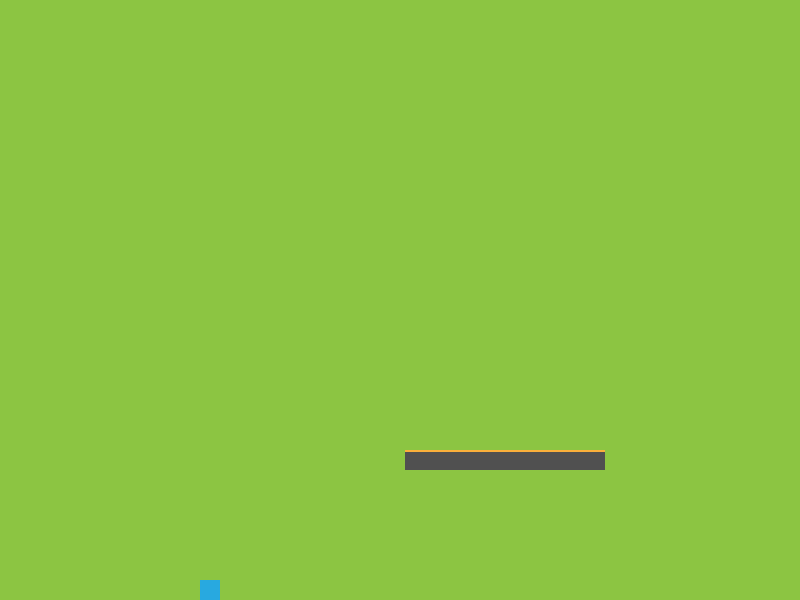
Frame 1 (no input)
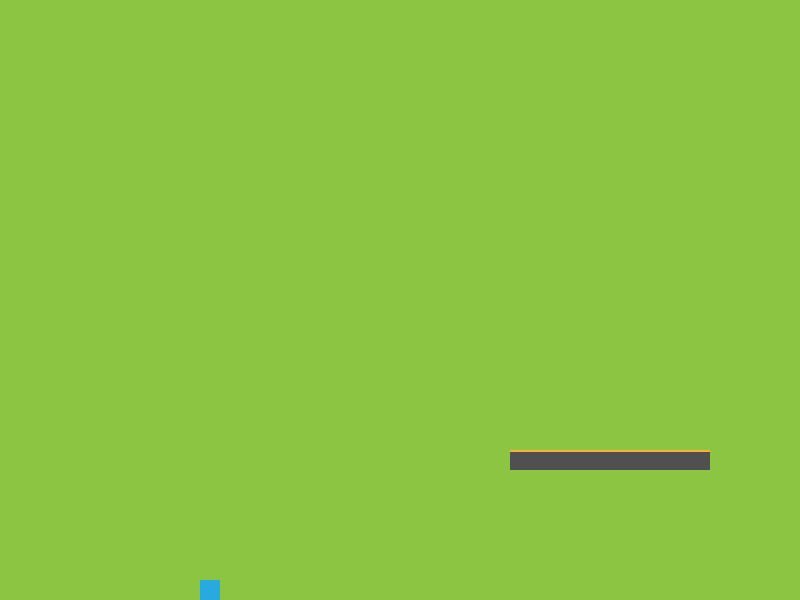
Frame 60 (no input)
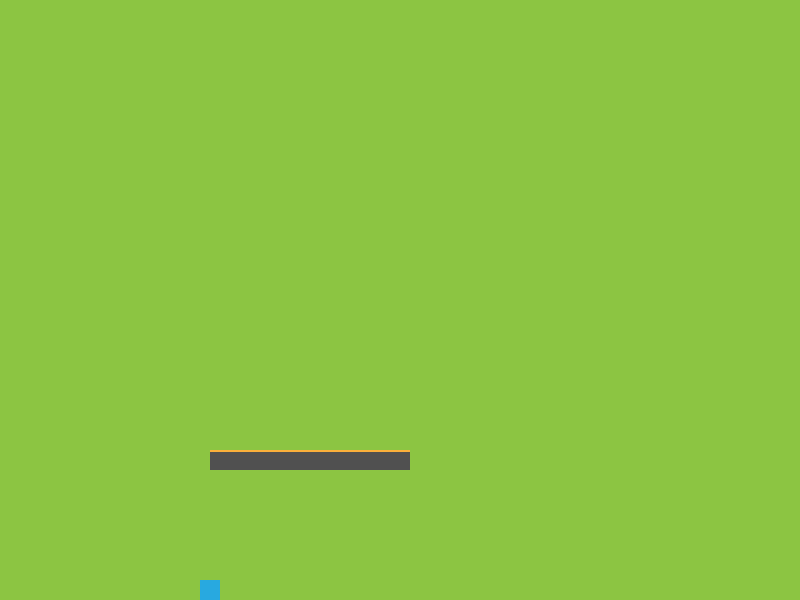
Frame 120 (the mouse pressed at the canvas centre since frame 60)

The p5.js sketch that drew these frames (run headless with seeded random() and noise() and a simulated clock; from frame 60 on, the mouse is pressed at the canvas centre):

// p5.js sketch
// ── sketch.js
// PLATFORMER LIBRARY

// Declare Global Variables
let player1, platform;

let GREY = 80;
let RED = "#bb2a27";
let GREEN = "#8cc542";
let BLUE = "#28a9e0";
let ORANGE = "#faaf3b";
let BROWN = "#aa6c39";

// SETUP FUNCTION - Runs once at beginning of program
function setup() {
    createCanvas(800, 600);
	
	// Initialize Global Variables
	initPlayer1();
	initPlatform();
}

// DRAW FUNCTION - Loops @ 60FPS by default
function draw() {
	// LOGIC
	player1.move();
	platform.move();
	
	// DRAW
    background(GREEN);
	player1.show();
	
	// Test Platform Library
	platform.show();
}

// EVENT FUNCTIONS
function keyPressed() {
	player1.jump();
}

// ── platform.js
function initPlatform() {
	// Initialize a Platform Object
	platform = {
		// Properties (STATE)
		x: 400,
		y: 450,
		w: 200,
		h: 20,
		col: GREY,
		topCol: ORANGE,
		xSpeed: 5,
		// Methods (Behaviour)
		show: function () {
			noStroke();
			// Main Platform
			fill(this.col);
			rect(this.x, this.y, this.w, this.h);
			// Platform Top
			fill(this.topCol);
			rect(this.x, this.y, this.w, 2);
		},
		move: function() {
			// Move & Bounce Horiz.
			this.x += this.xSpeed;
			if (this.x + this.w > width || this.x < 0) {
				this.xSpeed = -this.xSpeed;
			}
		}
	};
}
// ── player1.js
// Player 1 Functions
function initPlayer1() {
	player1 = {
		// Properties (State)
		x: 200,
		y: 580,
		w: 20,
		h: 20,
		xSpeed: 5,
		ySpeed: 0,
		a: 1,
		col: BLUE,
		// Methods (Behaviour)
		move: function () {
			// Move Horizontally on Key is Down
			if (keyIsDown(LEFT_ARROW)) {
				this.x += -this.xSpeed;
			} else if (keyIsDown(RIGHT_ARROW)) {
				this.x += this.xSpeed;
			}

			// Move Vertically - Gravity
			this.y += this.ySpeed; // Move Vertically
			this.ySpeed += this.a; // Apply Gravity
			if (this.y + this.h > height) {
				// Land on Ground
				this.y = height - this.h;
			}
		},
		show: function () {
			// Draw Player
			noStroke();
			fill(this.col);
			rect(this.x, this.y, this.w, this.h);
		},
		jump: function () {
			// Jump on UP_ARROW
			if (this.y == 580 || this.y == platform.y) {
				if (keyCode == UP_ARROW) {
					this.ySpeed = -20;
				}
			}
		}
	};
}
